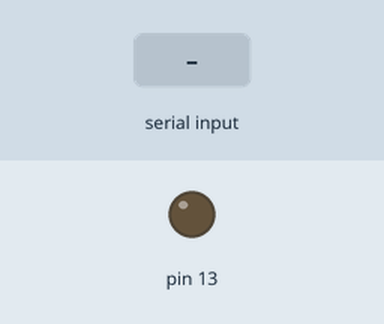
This sketch was run on a simulated Arduino Uno, built with avr-gcc and run on an emulated ATmega328P. Shown: output pins drawn as LEDs (lit = HIGH). The test bench sets the inputs (shaded band).

Above: at 1.2 s.
1.3 s: "a" received over the second serial link
At 2.3 s:
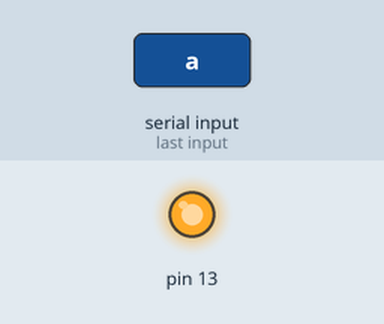
2.8 s: "b" received over the second serial link
At 3.4 s:
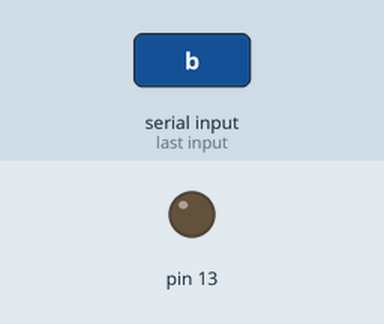
Timing chart, 0 to 5.8 s (numbered marks = the images above; inputs shaded):
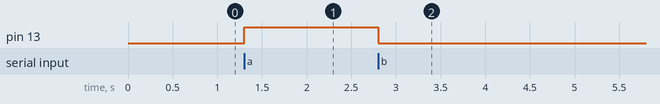

The sketch:

blueControlLED.ino
```cpp
#include<SoftwareSerial.h>

SoftwareSerial mySerial(7,8); //RT,TX

void setup()
{
  pinMode(13,OUTPUT);
  Serial.begin(9600);
  mySerial.begin(38400);
}

void loop()
{
  if (mySerial.available())
  {
    char dato = mySerial.read();
    if (dato == 'a')
    {
      digitalWrite(13,1);
    }
    else if (dato == 'b')
    {
      digitalWrite(13,0);
    }
  }
}
```

Measured:
- after the input at 1.3 s, pin 13: LOW → HIGH at once
- after the input at 2.8 s, pin 13: HIGH → LOW at once
